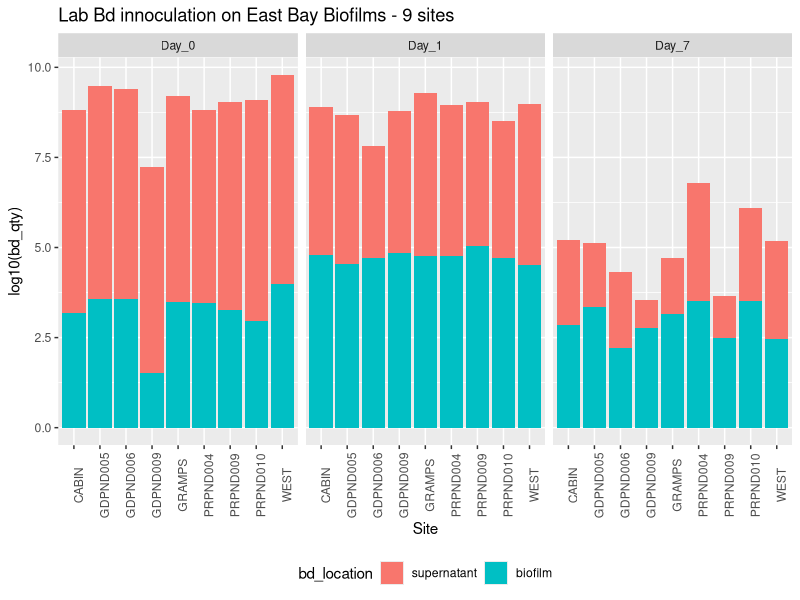
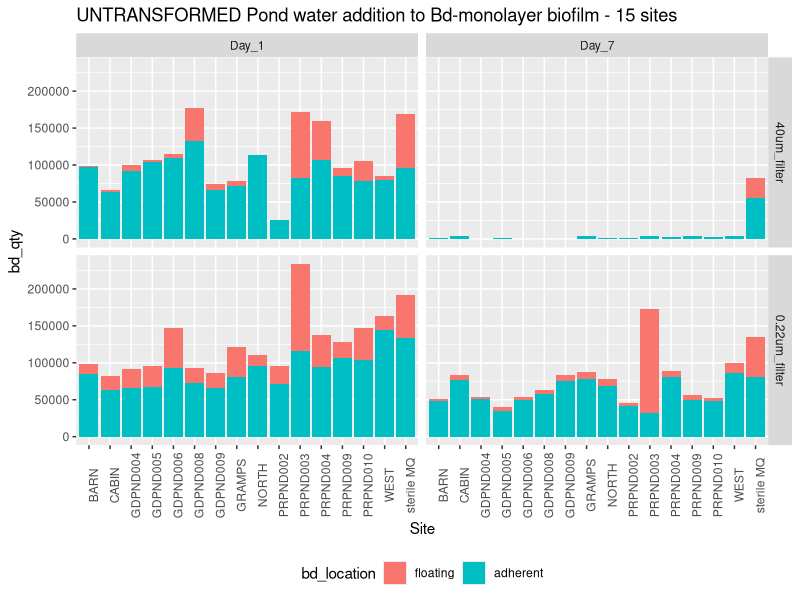
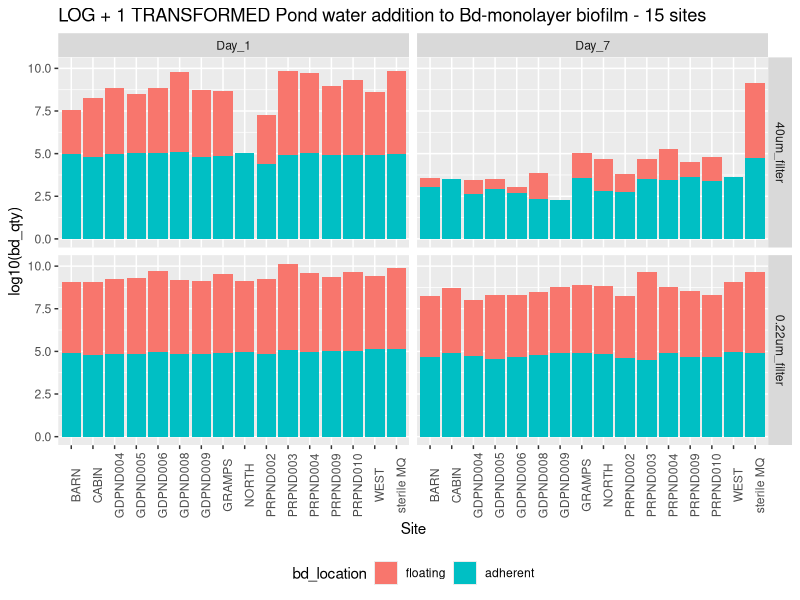
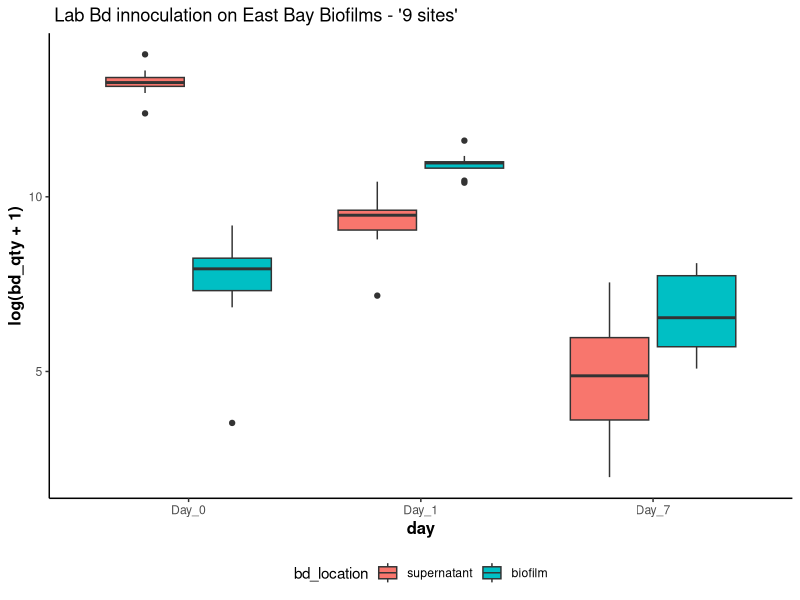
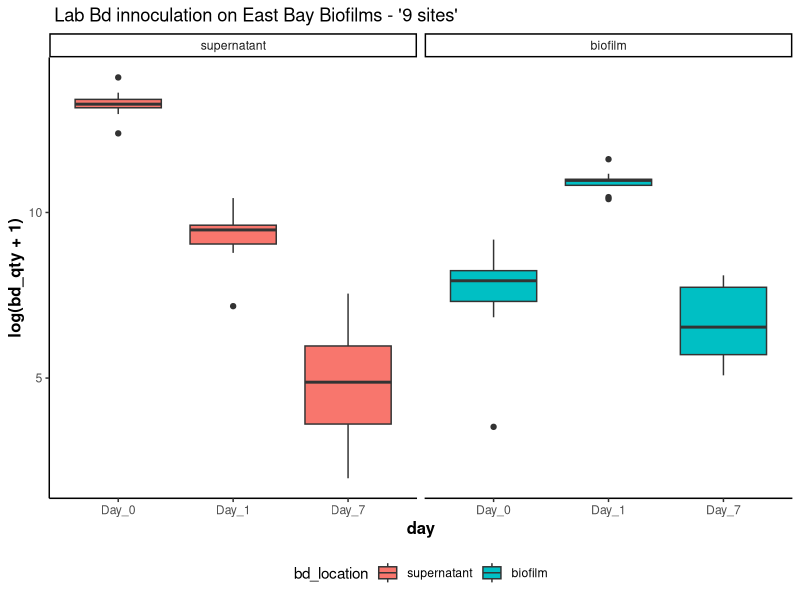
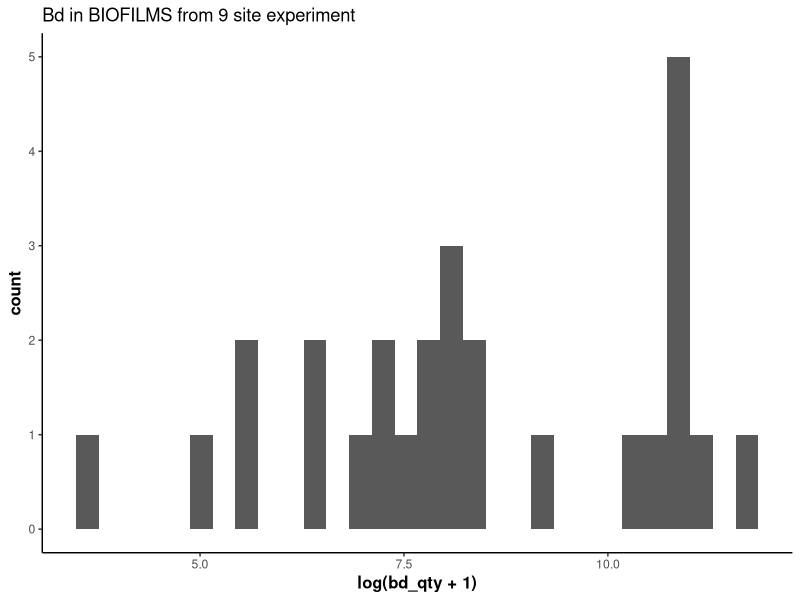
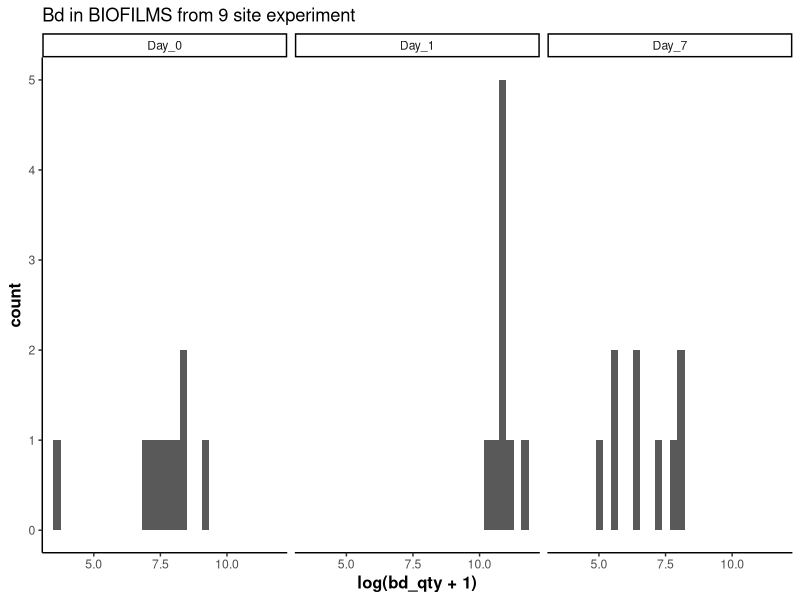
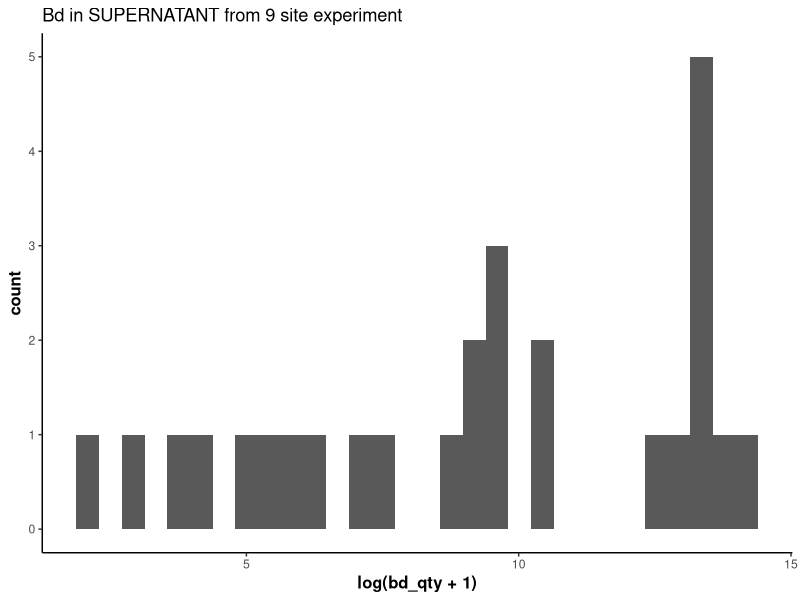

Recreate these plots in R, in order.
## ---- chunk 1
#| warning: false

## read in and clean data
library(tidyverse) # for cleaning and viewing data
library(here) # for importing data
library(ggpubr)
library(rstatix)

ns_biofilm_bd <- read.csv(here("data", "nine-sites-biofilm-on-Bd - Sheet1.csv"))
fs_pw_bd <- read.csv(here("data", "fifteen-sites-PW-on-Bd - Sheet1.csv"))

# data type cleaning
ns_biofilm_bd$site <- as.factor(ns_biofilm_bd$site)
ns_biofilm_bd$bd_location <- factor(ns_biofilm_bd$bd_location, levels = c("supernatant", "biofilm"))
ns_biofilm_bd$day <- factor(ns_biofilm_bd$day, levels = c("0", "1", "7"), 
                            labels = c("Day_0", "Day_1", "Day_7")) # ,
                            

# data type cleaning
fs_pw_bd$bd_location <- factor(fs_pw_bd$bd_location, levels = c("floating", "adherent"))
fs_pw_bd$filter <- factor(fs_pw_bd$filter,
                          levels = c("40um_filter", "0.22um_filter"))
fs_pw_bd$day <- factor(fs_pw_bd$day, levels = c("1", "7"),
                            labels = c("Day_1", "Day_7"))

fs_pw_bd$site <- factor(fs_pw_bd$site)

## ---- chunk 2
ns_biofilm_bd %>%
ggplot(aes(y= log10(bd_qty), x = site, fill=bd_location)) + 
    geom_col() +
    facet_grid(.~day)+
    theme(axis.text.x = element_text(angle = 90),
          legend.position = "bottom") + 
    xlab("Site") +
  ggtitle("Lab Bd innoculation on East Bay Biofilms - 9 sites")
## ---- chunk 3
# reorder levels to match Renwei's plot
fs_pw_bd$site <- factor(fs_pw_bd$site,
                          levels = c("BARN", "CABIN", "GDPND004", "GDPND005", "GDPND006", "GDPND008", "GDPND009", "GRAMPS", "NORTH", "PRPND002", "PRPND003", "PRPND004", "PRPND009", "PRPND010", "WEST", "sterile MQ"))

fs_pw_bd %>%
ggplot(aes(y= bd_qty, x = site, fill=bd_location)) + 
    geom_col() +
    facet_grid(filter~day)+
    theme(axis.text.x = element_text(angle = 90),
          legend.position = "bottom") + 
    xlab("Site") +
  ggtitle("UNTRANSFORMED Pond water addition to Bd-monolayer biofilm - 15 sites")
## ---- chunk 4
fs_pw_bd %>%
ggplot(aes(y= log10(bd_qty), x = site, fill=bd_location)) + 
    geom_col() +
    facet_grid(filter~day)+
   theme(axis.text.x = element_text(angle = 90),
          legend.position = "bottom") + 
    xlab("Site") +
  ggtitle("LOG + 1 TRANSFORMED Pond water addition to Bd-monolayer biofilm - 15 sites")
## ---- chunk 5
ns_biofilm_bd %>%
  ggplot(aes(x = day, y = log(bd_qty +1), fill = bd_location)) +
  geom_boxplot() +
  theme_classic() +
  theme(axis.title = element_text(size = 12, face = "bold"),
        legend.position = "bottom") +
  ggtitle(" Lab Bd innoculation on East Bay Biofilms - '9 sites' ")

## ---- chunk 6
ns_biofilm_bd %>%
  ggplot(aes(x = day, y = log(bd_qty +1), fill = bd_location)) +
  geom_boxplot() +
  theme_classic() +
  facet_wrap(~bd_location) +
  theme(axis.title = element_text(size = 12, face = "bold"),
        legend.position = "bottom") +
  ggtitle(" Lab Bd innoculation on East Bay Biofilms - '9 sites' ")
## ---- chunk 7
# all data biofilms
ns_biofilm_bd %>%
  filter(bd_location == "biofilm") %>% #filter out only bd in biofilm
  ggplot(aes(x = log(bd_qty +1))) +
  geom_histogram(position = "identity",  bins=30) +
  theme_classic() +
  theme(axis.title = element_text(size = 12, face = "bold")) +
  ggtitle("Bd in BIOFILMS from 9 site experiment")

# faceted by day
ns_biofilm_bd %>%
  filter(bd_location == "biofilm") %>% #filter out only bd in biofilm
  ggplot(aes(x = log(bd_qty +1))) +
  geom_histogram(position = "identity",  bins=30) +
  facet_wrap(~day) +
  theme_classic() +
  theme(axis.title = element_text(size = 12, face = "bold")) +
  ggtitle("Bd in BIOFILMS from 9 site experiment")

# all data supernatant
ns_biofilm_bd %>%
  filter(bd_location == "supernatant") %>% #filter out only bd in biofilm
  ggplot(aes(x = log(bd_qty +1))) +
  geom_histogram(position = "identity",  bins=30) +
  theme_classic() +
  theme(axis.title = element_text(size = 12, face = "bold")) +
  ggtitle("Bd in SUPERNATANT from 9 site experiment")

# faceted by day
ns_biofilm_bd %>%
  filter(bd_location == "supernatant") %>% #filter out only bd in biofilm
  ggplot(aes(x = log(bd_qty +1))) +
  geom_histogram(position = "identity", bins=30) +
  facet_wrap(~day) +
  theme_classic() +
  theme(axis.title = element_text(size = 12, face = "bold")) +
  ggtitle("Bd in SUPERNATANT from 9 site experiment")

## ---- chunk 8
# whole dataset
ns_biofilm_bd %>%
  filter(bd_location == "biofilm") %>%
  mutate(log_qty = log(bd_qty +1)) %>%
ggqqplot("log_qty", title = "Bd in biofilm qqPlot")

# per day
ns_biofilm_bd %>%
  filter(bd_location == "biofilm") %>%
  mutate(log_qty = log(bd_qty +1)) %>%
ggqqplot("log_qty", facet.by = "day", title = "Bd in biofilm qqPlot")

# difference between day 1 and day 7
ns_biofilm_bd %>%
  filter(bd_location == "biofilm") %>%
  pivot_wider(names_from = day, values_from = bd_qty) %>%
  mutate(diff = Day_1 - Day_7) %>%
  mutate(log_diff = log(diff +1)) %>%
  ggqqplot("log_diff", title = "Bd in biofilm diff between day 1 and 7 qqPlot")

# whole dataset
ns_biofilm_bd %>%
  filter(bd_location == "supernatant") %>%
  mutate(log_qty = log(bd_qty +1)) %>%
ggqqplot("log_qty", title = "Bd in SUPERNATANT qqPlot")

# per day
ns_biofilm_bd %>%
  filter(bd_location == "supernatant") %>%
  mutate(log_qty = log(bd_qty +1)) %>%
ggqqplot("log_qty", facet.by = "day", title = "Bd in SUPERNATANT qqPlot")

# difference between day 1 and day 7
ns_biofilm_bd %>%
  filter(bd_location == "supernatant") %>%
  pivot_wider(names_from = day, values_from = bd_qty) %>%
  mutate(diff = Day_1 - Day_7) %>%
  mutate(log_diff = log(diff +1)) %>%
  ggqqplot("log_diff", title = "Bd in supernatant diff between day 1 and 7 qqPlot")

## ---- chunk 9
# shapiro - wilks test: all Bd biofilm
ns_biofilm_bd %>%
  filter(bd_location == "biofilm") %>%
  mutate(log_bd_qty = log(bd_qty +1)) %>%
  group_by(day) %>%
  shapiro_test(log_bd_qty) # day 0 not normal

# shapiro - wilks test: difference in day 1 and day 7
ns_biofilm_bd %>%
  filter(bd_location == "biofilm") %>%
  pivot_wider(names_from = day, values_from = bd_qty) %>%
  mutate(diff = Day_1 - Day_7) %>%
  mutate(log_diff = log(diff +1)) %>%
  shapiro_test(log_diff) # normal

## ---- chunk 10
#### paired t-test between day 1 and 7
d1 <- ns_biofilm_bd %>% 
  filter(bd_location == "biofilm") %>%
  filter(day == "Day_1")

d7 <- ns_biofilm_bd %>% 
  filter(bd_location == "biofilm") %>%
  filter(day == "Day_7")

t.test(d1$bd_qty, d7$bd_qty, paired = TRUE)
## ---- chunk 11
# shapiro - wilks test: all Bd biofilm
ns_biofilm_bd %>%
  filter(bd_location == "supernatant") %>%
  mutate(log_bd_qty = log(bd_qty +1)) %>%
  group_by(day) %>%
  shapiro_test(log_bd_qty) # all good

# shapiro - wilks test: difference in day 1 and day 7
ns_biofilm_bd %>%
  filter(bd_location == "supernatant") %>%
  pivot_wider(names_from = day, values_from = bd_qty) %>%
  mutate(diff = Day_1 - Day_7) %>%
  mutate(log_diff = log(diff +1)) %>%
  shapiro_test(log_diff) # normal

## ---- chunk 12
#### paired t-test between day 1 and 7
d1 <- ns_biofilm_bd %>% 
  filter(bd_location == "supernatant") %>%
  filter(day == "Day_1")

d7 <- ns_biofilm_bd %>% 
  filter(bd_location == "supernatant") %>%
  filter(day == "Day_7")

t.test(d1$bd_qty, d7$bd_qty, paired = TRUE)
## ---- chunk 13

# anova
biofilm_only <- ns_biofilm_bd %>%
  filter(bd_location == "biofilm") %>%
  mutate(log_qty = log(bd_qty +1))
res.aov <- anova_test(data = biofilm_only, dv = log_qty, wid = site, within = day)
get_anova_table(res.aov) # ges is the generalized effect size (amount of variability due to the within-subjects factor)

# pairwise comparison: pairwise ttest with bonferroni correction
pwc <- ns_biofilm_bd %>%
  filter(bd_location == "biofilm") %>%
  mutate(log_qty = log(bd_qty +1)) %>%
  pairwise_t_test(
    log_qty ~ day, paired = TRUE,
    p.adjust.method = "bonferroni"
    )
pwc

## ---- chunk 14

super_only <- ns_biofilm_bd %>%
  filter(bd_location == "supernatant") %>%
  mutate(log_qty = log(bd_qty +1))
res.aov <- anova_test(data = super_only, dv = log_qty, wid = site, within = day)
get_anova_table(res.aov) # ges is the generalized effect size (amount of variability due to the within-subjects factor)

# pairwise comparison: pairwise ttest with bonferroni correction
pwc <- ns_biofilm_bd %>%
  filter(bd_location == "supernatant") %>%
  mutate(log_qty = log(bd_qty +1)) %>%
  pairwise_t_test(
    log_qty ~ day, paired = TRUE,
    p.adjust.method = "bonferroni"
    )
pwc

